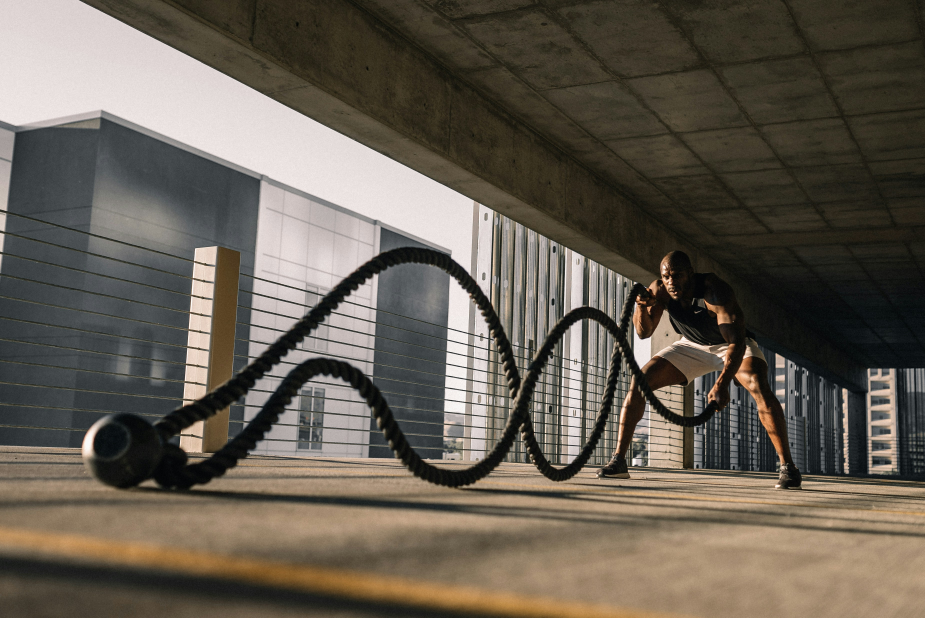
#> input picture fitness_flex_app/assets/images/HIT.jpg, 3699 x 2471 px (shown at 1/4 size); its folder holds 4 pictures in this run
$ python optimize_web_images.py
#> lines starting #> are read from the running program, lines starting #| are printed output that depends on the picture
#!/usr/bin/env python3
"""Shrink source photos only inside temporary Flutter Web build checkouts.

Keep the original mobile repository images and image paths unchanged.
"""
from pathlib import Path
from PIL import Image, ImageOps

IMAGE_DIR = Path("assets/images")
if not IMAGE_DIR.is_dir():
    raise SystemExit("Missing asset images directory; refusing to continue.")

original = 0
optimized = 0
for file in sorted(IMAGE_DIR.glob("*.jpg")):
    original += file.stat().st_size
    with Image.open(file) as source:
#> source is the input picture: PIL image 3699x2471 RGB; mean R, G, B 101.2, 93.5, 82.4
        img = ImageOps.exif_transpose(source).convert("RGB")
        img.thumbnail((1400, 1050), Image.Resampling.LANCZOS)
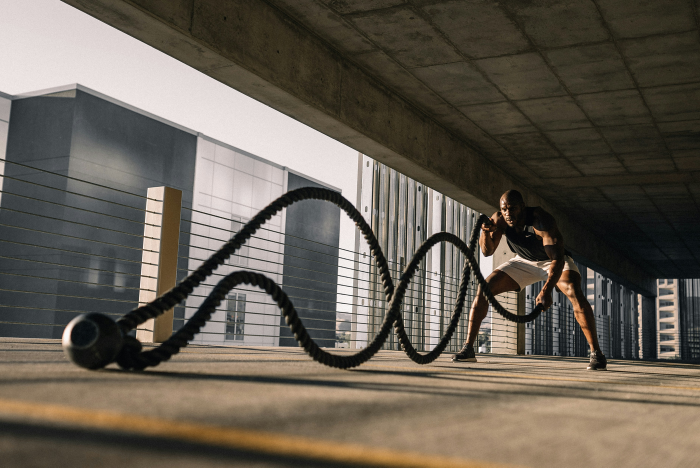
#> img: PIL image 1400x935 RGB (shown at 1/2 size); mean R, G, B 101.1, 93.5, 82.4
#> pass 3 of the loop `for file in sorted(IMAGE_DIR.glob("*.jpg")):`:
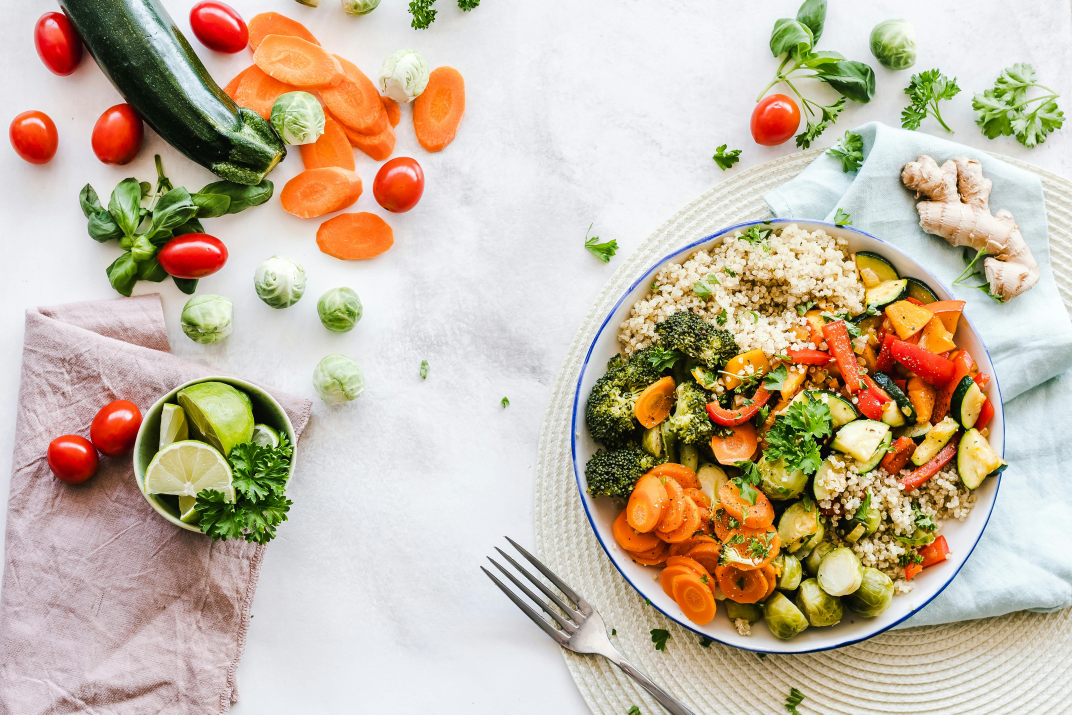
#> input picture fitness_flex_app/assets/images/nutrition.jpg, 4288 x 2859 px (shown at 1/4 size)
#> source is the input picture: PIL image 4288x2859 RGB; mean R, G, B 197.3, 182.9, 162.7
#> `img.thumbnail((1400, 1050), Image.Resampling.LANCZOS)`:
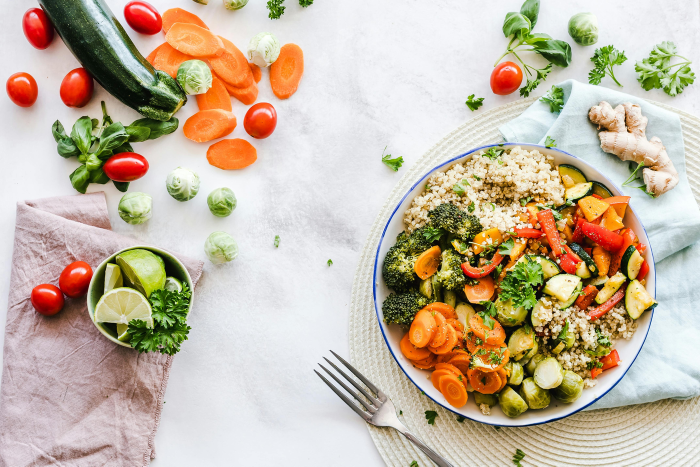
#> img: PIL image 1400x933 RGB (shown at 1/2 size); mean R, G, B 197.3, 182.9, 162.8
#> the loop made 4 passes; the first 3 are shown
        img.save(file, "JPEG", quality=76, optimize=True, progressive=True, subsampling=2)
    optimized += file.stat().st_size
    print(f"Optimized {file.name}: {file.stat().st_size // 1024} KiB")

if original <= 0 or optimized >= original * .45:
    raise SystemExit("Web image optimization did not achieve expected savings.")
print(f"Web image assets: {original / 1048576:.2f} MiB -> {optimized / 1048576:.2f} MiB "
      f"({100 * (1 - optimized/original):.1f}% smaller)")
